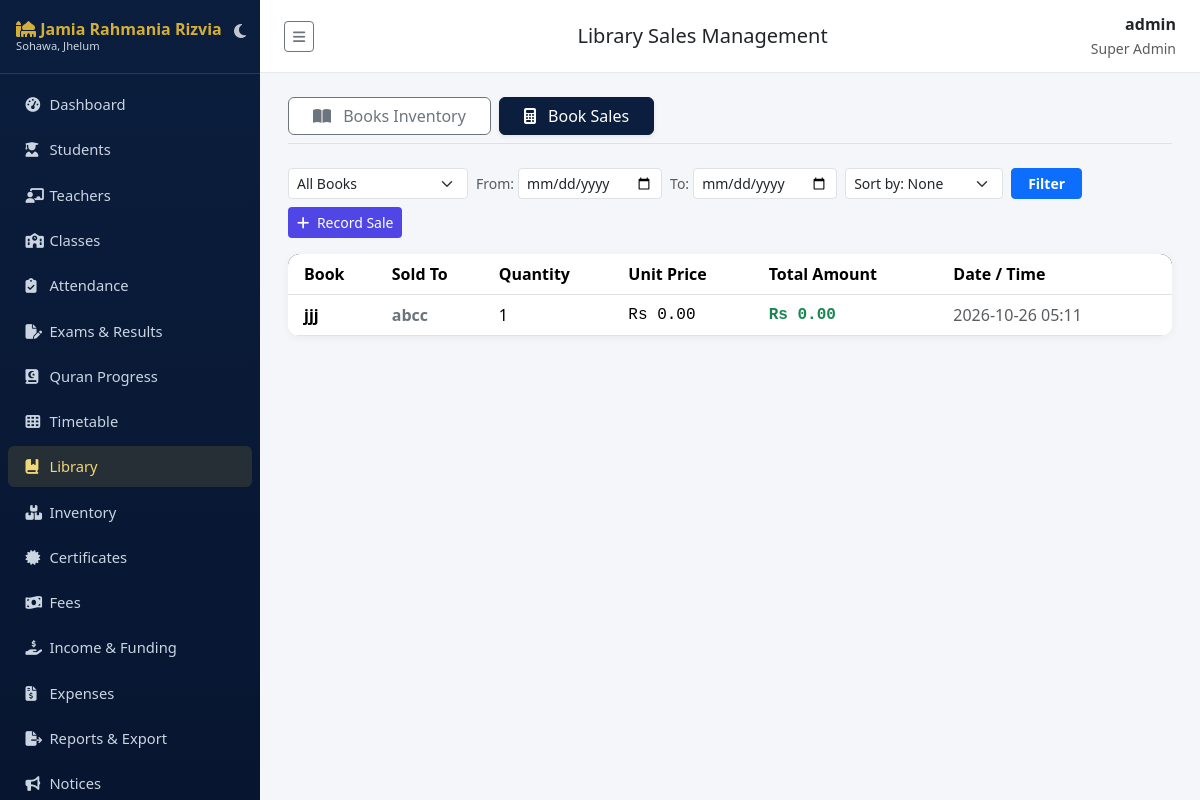
Screenshot of /library/sales/ (signed in) with the database file from the repository.
### accounts/models.py (models this page shows, shortened)
class User(AbstractUser):
    class Role(models.TextChoices):
        SUPER_ADMIN = "SUPER_ADMIN", "Super Admin"
        PRINCIPAL = "PRINCIPAL", "Principal"
        ADMIN = "ADMIN", "Admin"
        TEACHER = "TEACHER", "Teacher"
        STUDENT = "STUDENT", "Student"
        PARENT = "PARENT", "Parent"
        ACCOUNTANT = "ACCOUNTANT", "Accountant"
        LIBRARIAN = "LIBRARIAN", "Librarian"
        STAFF = "STAFF", "Staff"
    role = models.CharField(max_length=20, choices=Role.choices, default=Role.STUDENT)
    phone = models.CharField(max_length=20, blank=True)
    photo = models.ImageField(upload_to="profile_photos/", blank=True, null=True)

### library/models.py (models this page shows, shortened)
class Sale(models.Model):
    book = models.ForeignKey(Book, on_delete=models.PROTECT, related_name="library_sales")
    quantity = models.PositiveIntegerField()
    unit_price = models.DecimalField(max_digits=10, decimal_places=2)  # Price at the exact time of transaction
    total_amount = models.DecimalField(max_digits=12, decimal_places=2)
    sold_at = models.DateTimeField(auto_now_add=True)
    sold_to = models.CharField(max_length=255, null=True, blank=True)   # Optional Customer Tracking Field
    class Meta:
        ordering = ["-sold_at"]

class Book(models.Model):
    SALE_CHOICES = [
        ('FOR_SALE', 'For Sale'),
        ('NOT_FOR_SALE', 'Not For Sale'),
    ]
    PUBLICATION_CHOICES = [
        ('OWN', 'Own Publication'),
        ('NORMAL', 'Normal Book'),
    ]
    title = models.CharField(max_length=200)
    author = models.CharField(max_length=150, blank=True)
    category = models.CharField(max_length=100, blank=True, help_text="e.g. Tafseer, Hadith, Fiqh, Seerah, Urdu, English")
    language = models.CharField(max_length=50, blank=True, help_text="e.g. Arabic, Urdu, English")
    isbn = models.CharField("ISBN / Book No.", max_length=30, blank=True)
    copies = models.PositiveIntegerField(default=1)
    shelf = models.CharField(max_length=30, blank=True)
    sale_status = models.CharField(
        max_length=20,
        choices=SALE_CHOICES,
        default='NOT_FOR_SALE',
        verbose_name="Sale Status"
    )
    publication_type = models.CharField(
        max_length=20,
        choices=PUBLICATION_CHOICES,
        default='NORMAL',
        verbose_name="Publication Type"
    )
    price = models.DecimalField(
        max_digits=10,
        decimal_places=2,
        default=Decimal("0.00"),
        help_text="Price if for sale"
    )
    created_at = models.DateTimeField(auto_now_add=True)
    class Meta:
        ordering = ["title"]

### library/views.py (the view)
# urls.py: path("sales/", views.SaleListView.as_view(), name="sales_list"),
class SaleListView(RoleRequiredMixin, ListView):
    model = Sale
    template_name = "library/sale_list.html"
    context_object_name = "sales"
    allowed_roles = STAFF_ROLES
    def get_queryset(self):
        queryset = Sale.objects.select_related("book").order_by('-sold_at')
        book_id = self.request.GET.get('book_id', '').strip()
        if book_id and book_id != 'all':
            queryset = queryset.filter(book_id=book_id)
        date_from = self.request.GET.get('date_from', '').strip()
        date_to = self.request.GET.get('date_to', '').strip()
        if date_from:
            queryset = queryset.filter(sold_at__date__gte=date_from)
        if date_to:
            queryset = queryset.filter(sold_at__date__lte=date_to)
        sort_by = self.request.GET.get('sort_by', '').strip()
        if sort_by == 'most_revenue':
            queryset = queryset.order_by('-total_amount')
        elif sort_by == 'least_revenue':
            queryset = queryset.order_by('total_amount')
        elif sort_by == 'most_qty':
            queryset = queryset.order_by('-quantity')
        elif sort_by == 'least_qty':
            queryset = queryset.order_by('quantity')
        return queryset
    def get_context_data(self, **kwargs):
        ctx = super().get_context_data(**kwargs)
        ctx['all_books'] = Book.objects.filter(sale_status='FOR_SALE').order_by('title')
        ctx['selected_book'] = self.request.GET.get('book_id', 'all')
        ctx['date_from'] = self.request.GET.get('date_from', '')
        ctx['date_to'] = self.request.GET.get('date_to', '')
        ctx['selected_sort'] = self.request.GET.get('sort_by', '')
        return ctx

### accounts/mixins.py (called while the page is built)
    def dispatch(self, request, *args, **kwargs):
        if not request.user.is_authenticated:
            return self.handle_no_permission()
        if request.user.is_superuser or request.user.role in self.allowed_roles:
            return super().dispatch(request, *args, **kwargs)
        raise PermissionDenied("You do not have permission to access this page.")

### sitepages/context_processors.py (called while the page is built)
def site_settings(request):
    s = SiteSettings.get_solo()
    years = max(datetime.date.today().year - s.established_year, 0)
    return {"site_settings": s, "years_of_service": years}

### sitepages/models.py (called while the page is built)
    @classmethod
    def get_solo(cls):
        obj = cls.objects.first()
        if not obj:
            obj = cls.objects.create()
        return obj

### templates/library/sale_list.html (shortened to what this page needs)
{% extends "base.html" %}
{% block page_title %}Library Sales Management{% endblock %}
{% block content %}
<div class="mb-4 d-flex gap-2 border-bottom pb-2">
  <a href="{% url 'library:books' %}" class="btn btn-outline-secondary px-4 bg-white">
    <i class="fa-solid fa-book-open me-2"></i> Books Inventory
  </a>
  <a href="{% url 'library:sales_list' %}" class="btn btn-navy shadow-sm px-4">
    <i class="fa-solid fa-calculator me-2"></i> Book Sales
  </a>
</div>
<div class="d-flex justify-content-between align-items-center flex-wrap gap-2 mb-3">
    <form method="get" class="d-flex gap-2 flex-wrap align-items-center m-0">
      <select name="book_id" class="form-select form-select-sm" style="width: auto; min-width: 180px;">
        <option value="all">All Books</option>
      </select>
      <div class="d-flex align-items-center gap-1">
        <small class="text-muted">From:</small>
        <input type="date" name="date_from" value="{{ date_from }}" class="form-control form-control-sm">
      </div>
      <div class="d-flex align-items-center gap-1">
        <small class="text-muted">To:</small>
        <input type="date" name="date_to" value="{{ date_to }}" class="form-control form-control-sm">
      </div>
      <select name="sort_by" class="form-select form-select-sm" style="width: auto;">
        <option value="" {% if selected_sort == '' %}selected{% endif %}>Sort by: None</option>
      </select>
      <button class="btn btn-sm btn-primary fw-semibold px-3">Filter</button>
    </form>
    <div>
      <a href="{% url 'library:sale_create' %}" class="btn btn-sm text-white" style="background-color: #4f46e5; color: white !important; font-weight: 500;">
        <i class="fa-solid fa-plus me-1 text-white"></i> Record Sale
      </a>
    </div>
</div>
<div class="card">
  <div class="card-body table-responsive p-0">
    <table class="table table-hover align-middle mb-0">
      <thead>
        <tr>
          <th class="ps-3">Book</th>
          <th>Sold To</th>
          <th>Quantity</th>
          <th>Unit Price</th>
          <th>Total Amount</th>
          <th class="pe-3">Date / Time</th>
        </tr>
      </thead>
      <tbody>
        {% for s in sales %}
        <tr>
          <td class="ps-3"><strong>{{ s.book.title }}</strong></td>
          <td class="text-secondary fw-semibold">
            {% if s.sold_to %}{{ s.sold_to }}{% else %}<span class="text-muted fw-normal">—</span>{% endif %}
          </td>
          <td>{{ s.quantity }}</td>
          <td class="font-monospace">Rs {{ s.unit_price }}</td>
          <td class="font-monospace text-success fw-bold">Rs {{ s.total_amount }}</td>
          <td class="pe-3 text-muted" dir="ltr">{{ s.sold_at|date:"Y-m-d H:i" }}</td>
        </tr>
        {% empty %}
        <tr>
          <td colspan="6" class="text-center text-muted py-4">No transaction history logs found matching parameters.</td>
        </tr>
        {% endfor %}
      </tbody>
    </table>
  </div>
</div>
{% endblock %}

### templates/base.html (shortened to what this page needs)
{% load static %}
<!DOCTYPE html>
<html lang="en" id="theme-wrapper" data-bs-theme="light">
<head>
<link href="https://cdn.jsdelivr.net/npm/bootstrap@5.3.3/dist/css/bootstrap.min.css" rel="stylesheet">
<link href="https://cdnjs.cloudflare.com/ajax/libs/font-awesome/6.5.1/css/all.min.css" rel="stylesheet">
<link href="{% static 'css/style.css' %}" rel="stylesheet">
</head>
<body>
<nav class="sidebar" id="sidebar">
  <div class="brand d-flex justify-content-between align-items-center">
    <div>
      <i class="fa-solid fa-mosque"></i> Jamia Rahmania Rizvia
      <small class="d-block" style="font-size:.7rem;color:#cbd5e1;font-weight:400">Sohawa, Jhelum</small>
    </div>
    <button id="theme-toggle-btn" class="btn p-1 border-0 text-white opacity-75 hover-opacity-100" title="Switch Theme" style="background: transparent; box-shadow: none;">
      <i class="fa-solid fa-moon fs-6" id="theme-icon"></i>
    </button>
  </div>
  <ul class="nav flex-column py-2">
    {% if request.user.role in "STUDENT,PARENT" %}
      <li class="nav-item"><a class="nav-link {% if request.resolver_match.namespace == 'portal' %}active{% endif %}" href="{% url 'portal:home' %}"><i class="fa-solid fa-gauge-high"></i> My Portal</a></li>
      <li class="nav-item"><a class="nav-link {% if request.resolver_match.namespace == 'notices' and request.resolver_match.url_name == 'list' %}active{% endif %}" href="{% url 'notices:list' %}"><i class="fa-solid fa-bullhorn"></i> Notices</a></li>
      <li class="nav-item"><a class="nav-link {% if request.resolver_match.namespace == 'timetable' %}active{% endif %}" href="{% url 'timetable:view' %}"><i class="fa-solid fa-table-cells"></i> Timetable</a></li>
      <li class="nav-item"><a class="nav-link" href="{% url 'notices:event_list' %}"><i class="fa-solid fa-calendar-days"></i> Events</a></li>
    {% else %}
      <li class="nav-item"><a class="nav-link {% if request.resolver_match.namespace == 'dashboard' %}active{% endif %}" href="{% url 'dashboard:index' %}"><i class="fa-solid fa-gauge-high"></i> Dashboard</a></li>
      <li class="nav-item"><a class="nav-link {% if request.resolver_match.namespace == 'students' %}active{% endif %}" href="{% url 'students:list' %}"><i class="fa-solid fa-user-graduate"></i> Students</a></li>
      {% if request.user.is_superuser or request.user.role in "SUPER_ADMIN,PRINCIPAL,ADMIN" %}
      <li class="nav-item"><a class="nav-link {% if request.resolver_match.namespace == 'teachers' %}active{% endif %}" href="{% url 'teachers:list' %}"><i class="fa-solid fa-chalkboard-user"></i> Teachers</a></li>
      <li class="nav-item"><a class="nav-link {% if request.resolver_match.url_name == 'class_list' %}active{% endif %}" href="{% url 'academics:class_list' %}"><i class="fa-solid fa-school"></i> Classes</a></li>
      {% endif %}
      <li class="nav-item"><a class="nav-link " href="{% url 'attendance:mark' %}"><i class="fa-solid fa-clipboard-check"></i> Attendance</a></li>
      {% if request.user.is_superuser or request.user.role in "SUPER_ADMIN,PRINCIPAL,ADMIN,TEACHER" %}
      <li class="nav-item"><a class="nav-link {% if request.resolver_match.namespace == 'exams' %}active{% endif %}" href="{% url 'exams:list' %}"><i class="fa-solid fa-file-pen"></i> Exams &amp; Results</a></li>
      <li class="nav-item"><a class="nav-link {% if request.resolver_match.namespace == 'hifz' %}active{% endif %}" href="{% url 'hifz:list' %}"><i class="fa-solid fa-book-quran"></i> Quran Progress</a></li>
      {% endif %}
      <li class="nav-item"><a class="nav-link " href="{% url 'timetable:view' %}"><i class="fa-solid fa-table-cells"></i> Timetable</a></li>
      <li class="nav-item"><a class="nav-link {% if request.resolver_match.namespace == 'library' %}active{% endif %}" href="{% url 'library:books' %}"><i class="fa-solid fa-book-bookmark"></i> Library</a></li>
      {% if request.user.is_superuser or request.user.role in "SUPER_ADMIN,PRINCIPAL,ADMIN,STAFF,LIBRARIAN" %}
      <li class="nav-item"><a class="nav-link {% if request.resolver_match.namespace == 'inventory' %}active{% endif %}" href="{% url 'inventory:list' %}"><i class="fa-solid fa-boxes-stacked"></i> Inventory</a></li>
      {% endif %}
      {% if request.user.is_superuser or request.user.role in "SUPER_ADMIN,PRINCIPAL,ADMIN" %}
      <li class="nav-item"><a class="nav-link {% if request.resolver_match.namespace == 'certificates' %}active{% endif %}" href="{% url 'certificates:list' %}"><i class="fa-solid fa-certificate"></i> Certificates</a></li>
      {% endif %}
      {% if request.user.is_superuser or request.user.role in "SUPER_ADMIN,PRINCIPAL,ADMIN,ACCOUNTANT" %}
      <li class="nav-item"><a class="nav-link {% if request.resolver_match.url_name == 'payment_list' %}active{% endif %}" href="{% url 'fees:payment_list' %}"><i class="fa-solid fa-money-bill-wave"></i> Fees</a></li>
      <li class="nav-item"><a class="nav-link {% if request.resolver_match.url_name == 'income_list' %}active{% endif %}" href="{% url 'fees:income_list' %}"><i class="fa-solid fa-hand-holding-dollar"></i> Income &amp; Funding</a></li>
      <li class="nav-item"><a class="nav-link {% if request.resolver_match.url_name == 'expense_list' %}active{% endif %}" href="{% url 'fees:expense_list' %}"><i class="fa-solid fa-file-invoice-dollar"></i> Expenses</a></li>
      {% endif %}
      {% if request.user.is_superuser or request.user.role in "SUPER_ADMIN,PRINCIPAL,ADMIN,ACCOUNTANT" %}
      <li class="nav-item"><a class="nav-link {% if request.resolver_match.namespace == 'reports' %}active{% endif %}" href="{% url 'reports:index' %}"><i class="fa-solid fa-file-export"></i> Reports &amp; Export</a></li>
      {% endif %}
      <li class="nav-item"><a class="nav-link {% if request.resolver_match.namespace == 'notices' %}active{% endif %}" href="{% url 'notices:list' %}"><i class="fa-solid fa-bullhorn"></i> Notices</a></li>
    {% endif %}
  </ul>
</nav>
<div class="main-content">
  <div class="topbar">
    <button class="btn btn-sm btn-outline-secondary" id="sidebarToggle" type="button" title="Show / hide menu" aria-label="Toggle menu"><i class="fa-solid fa-bars"></i></button>
    <h5 class="mb-0">{% block page_title %}Dashboard{% endblock %}</h5>
    <div class="text-end">
      <div class="fw-semibold">{{ request.user.get_full_name|default:request.user.username }}</div>
      <small class="text-muted">{{ request.user.get_role_display }}</small>
    </div>
  </div>
  {% block content %}{% endblock %}
</div>
</body>
</html>

### static/css/style.css (style rules this page uses)
:root { --navy: #0b1e3d; --navy-dark: #071530; --gold: #d4af37; --gold-light: #f0d878; --bg: #f4f6fa; }
body { background: var(--bg); font-family: 'Segoe UI', Roboto, sans-serif; }
.sidebar { background: linear-gradient(180deg, var(--navy) 0%, var(--navy-dark) 100%); min-height: 100vh; width: 250px; position: fixed; top: 0; left: 0; z-index: 1030; }
.sidebar .brand { color: var(--gold); font-weight: 700; padding: 1.25rem 1rem; border-bottom: 1px solid rgba(212,175,55,.2); }
.sidebar .nav-link { color: #cbd5e1; padding: .6rem 1.1rem; border-radius: 6px; margin: 2px 8px; font-size: .92rem; }
.sidebar .nav-link.active, .sidebar .nav-link:hover { background: rgba(212,175,55,.15); color: var(--gold-light); }
.sidebar .nav-link i { width: 20px; }
.main-content { margin-left: 250px; padding: 1.5rem 1.75rem; }
.topbar { background: #fff; border-bottom: 1px solid #e5e9f0; padding: .75rem 1.5rem; margin: -1.5rem -1.75rem 1.5rem -1.75rem; display: flex; justify-content: space-between; align-items: center; }
.card { border: none; border-radius: 12px; box-shadow: 0 2px 10px rgba(0,0,0,.05); }
.btn-navy { background: var(--navy); border-color: var(--navy); color: #fff; }
.table thead { background: var(--navy); color: #fff; }
#sidebar { position: fixed; top: 0; left: 0; width: 260px; height: 100vh; overflow-y: auto !important; z-index: 1050; transition: all 0.3s ease; }
.main-content { margin-left: 260px; transition: all 0.3s ease; }
#sidebar .brand { padding-right: 35px !important; line-height: 1.2 !important; }
#theme-toggle-btn { position: absolute; right: 10px; top: 15px; z-index: 10; }

### templates/base.html (style rules this page uses)
html, body { min-height: 100vh !important; height: 100%; }
#sidebar .brand { cursor: grab; user-select: none; touch-action: none; }

### templates/library/sale_list.html (style rules this page uses)
.card { overflow: hidden; }

### rows the page displays
User: user.get_full_name "admin", user.role "Super Admin"
Sale: book "jjj", sold_to "abcc", quantity "1", unit_price "0.00", total_amount "0.00", sold_at "2026-10-26 05:11"
